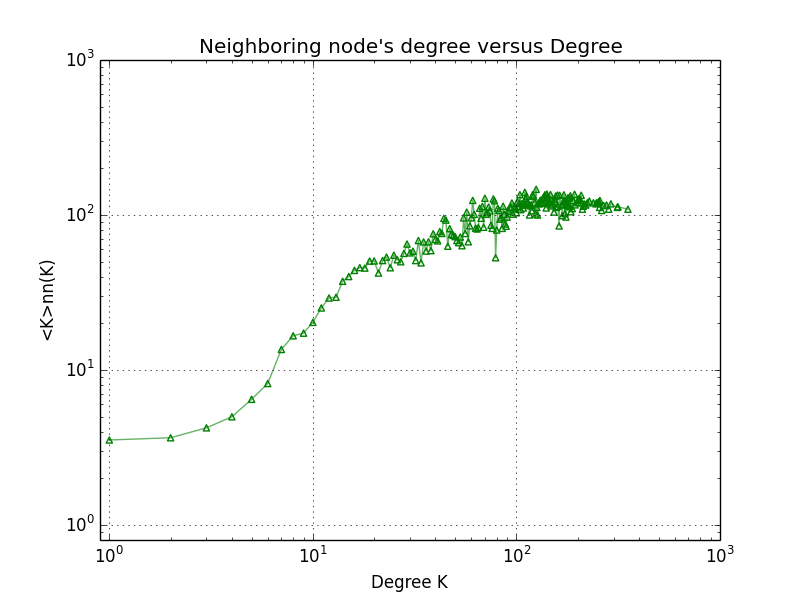

Python code for this plot:
import matplotlib.pyplot as plt
import numpy as np


x=[]
y=[]

results = []
with open('averageKnn_n.dat') as inputfile:
    for line in inputfile:
        x.append(line.strip().split(' ')[0])
        y.append(line.strip().split(' ')[1])


#t = np.arange(0.0, 2.0, 0.01)
#s = np.sin(2*np.pi*t)

plt.xlabel('Degree K')
plt.ylabel('<K>nn(K)')
plt.title('Neighboring node\'s degree versus Degree')

plt.grid(True)
# ,s=100
# , marker='*'
plt.scatter(x, y, color='g',marker='^',facecolors='none')
plt.loglog(x,y, color='g',alpha=0.6)
plt.xlim(0.9)
plt.ylim(0.8)

plt.savefig("averageKnn_n.png")

plt.show()